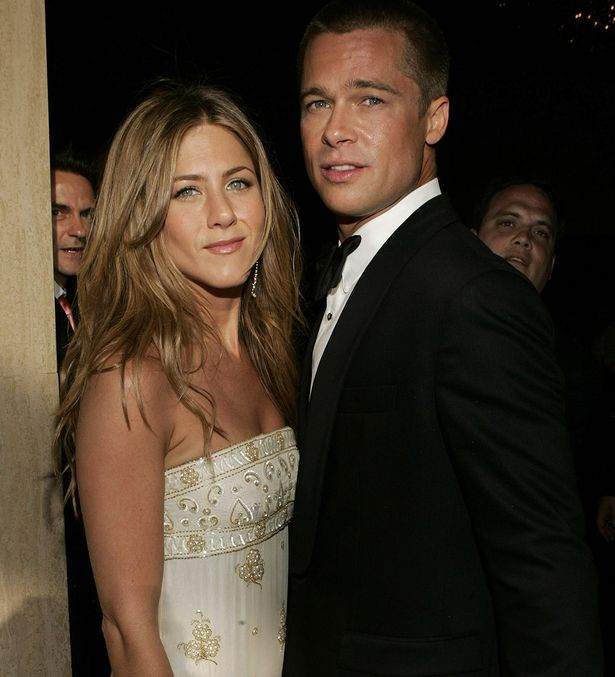
#> input picture Face_Recognition_Python/faceScrub/test_data/Brad-Pitt-and-Jennifer-Aniston.jpg, 615 x 677 px; its folder holds only this picture in this run
$ jupyter execute --allow-errors face_recognition.ipynb
#> lines starting #> are read from the running program, lines starting #| are printed output that depends on the picture; after the words box and inside, x2 and y2 are one past the last pixel; in counts of white or black regions, pixels touching at a corner belong together
[cell 1]
import os
import cv2
import matplotlib.pyplot as plt
import numpy as np

[cell 2]
face_cascade = cv2.CascadeClassifier('opencv-files/haarcascade_frontalface_alt.xml')

[cell 3]
def detect_face(img):

    gray = cv2.cvtColor(img, cv2.COLOR_BGR2GRAY)
    gray = cv2.equalizeHist(gray)
    faces = (face_cascade.detectMultiScale(gray,
        scaleFactor=1.05,
        minNeighbors=5,
        minSize=(30, 30),
        flags = cv2.CASCADE_SCALE_IMAGE))
    print("Found {0} faces!".format(len(faces)))

#    for (x, y, w, h) in faces:
 #       cv2.rectangle(img, (x, y), (x+w, y+h), (0, 255, 0), 2)
  #  return gray[y:y+w, x:x+h],faces[0]
    return faces

[cell 4]
import urllib.request
import numpy as np
import cv2
import urllib.parse
import os

def url_to_image1(url):
    # url = 'http://movies.dosthana.com/sites/default/files/image-gallery/Aaron-Eckhart-Image.jpg'
    user_agent = 'Mozilla/5.0 (Windows NT 6.1; Win64; x64) (X11; Linux x86_64) AppleWebKit/537.11 (KHTML, like Gecko) Chrome/23.0.1271.64'
    #'Mozilla/5.0 (X11; Linux x86_64) AppleWebKit/537.11 (KHTML, like Gecko) Chrome/23.0.1271.64 Safari/537.11','Accept': 'text/html,application/xhtml+xml,application/xml;q=0.9,*/*;q=0.8','Referer': 'https://cssspritegenerator.com','Accept-Charset': 'ISO-8859-1,utf-8;q=0.7,*;q=0.3','Accept-Encoding': 'none','Accept-Language': 'en-US,en;q=0.8','Connection': 'keep-alive'
    headers = {'User-Agent': user_agent}
    req = urllib.request.Request(url,None, headers)
    with urllib.request.urlopen(req) as response:
        image = np.asarray(bytearray(response.read()), dtype="uint8")
        image = cv2.imdecode(image, cv2.IMREAD_COLOR)
    return image

[cell 5]
def prepare_training_data(data_folder_path):
#> called with data_folder_path = 'faceScrub'
    faces = []
    labels = []

    url_path_train_data = os.path.join("faceScrub", "train_data.txt")
    train_data = open(url_path_train_data, "r")
#> (reads Face_Recognition_Python/faceScrub/train_data.txt from the repository)
#> in process_test_data, test_img is the input picture: shape (677, 615, 3); mean B, G, R 38.5, 52, 64
    train_data.readline()

    for line in train_data:
        values = line.split("\t")
        try:
            print(values[3])
            image = url_to_image1(values[3])
            gray = cv2.cvtColor(image, cv2.COLOR_BGR2GRAY)
            cv2.imshow("Image", image)
            cv2.waitKey(100)
            faceDetected = detect_face(image)
            if faceDetected is not None and len(faceDetected) ==1:
                for (x, y, w, h) in faceDetected:
                    faces.append(gray[y:y+w, x:x+h])
                    labels.append(int(values[6].replace("\n", "")))
        except:
            pass


    cv2.destroyAllWindows()
    cv2.waitKey(1)
    cv2.destroyAllWindows()
    return faces, labels

[cell 6]
print("Preparing data...")
#> (the rest of this cell did not finish here and is left out)

[cell 7]
face_recognizer = cv2.face.LBPHFaceRecognizer_create()
#> (the rest of this cell did not finish here and is left out)

[cell 8]
def predict(test_img, image_name):
#> called with image_name = 'Brad-Pitt-and-Jennifer-Aniston.jpg'
    gray = cv2.cvtColor(test_img, cv2.COLOR_BGR2GRAY)
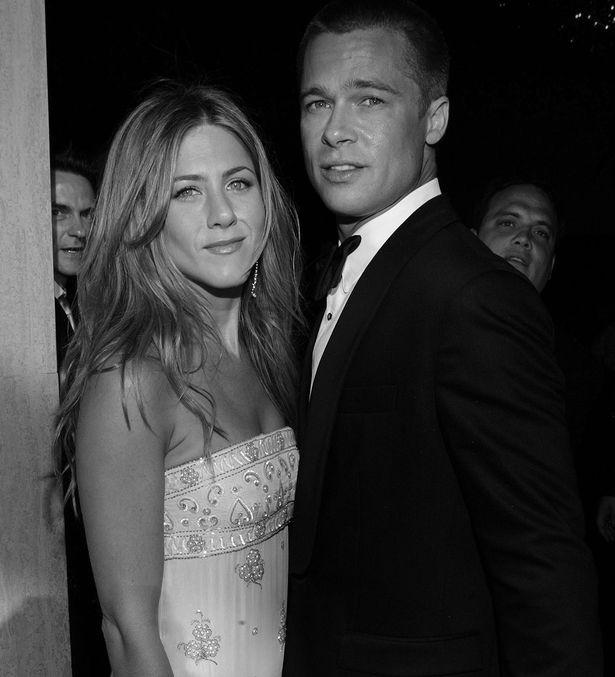
#> gray: shape (677, 615); min 0, max 255, mean 54.1
    #make a copy of the image as we don't want to change original image
    img = test_img.copy()
    #detect face from the image
    faceDetected = detect_face(img)
#> in detect_face, `gray = cv2.equalizeHist(gray)`:
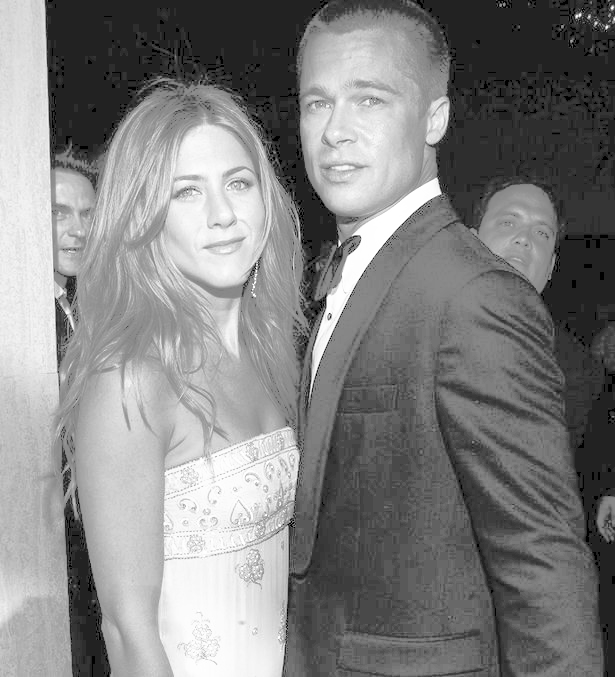
#> gray: shape (677, 615); min 0, max 255, mean 130.1
#> in detect_face, `faces = (face_cascade.detectMultiScale(gray, scaleFactor=1.05, minNeig..`: faces = [[38, 184, 75, 75], [272, 45, 146, 146], [149, 136, 132, 132]]
#| Found 3 faces!
#> faceDetected has the same summary as faces in detect_face
    #predict the image using our face recognizer
    i=0
    #draw a rectangle around face detected
    for (x, y, w, h) in faceDetected:
        cv2.rectangle(img, (x, y), (x+w, y+h), (0, 255, 0), 2)
        label = 0
        label= face_recognizer.predict(gray[y:y+w, x:x+h])
        #get name of respective label returned by face recognizer
        label_text = subjects[int(label[0])]
         #draw name of predicted person
        draw_text(img, label_text, faceDetected[i][0], faceDetected[i][1]-5)

        #save image to respective folder
        classified_path = os.path.join("classified_images",label_text)
        os.makedirs(classified_path, exist_ok = True)
        classified_path =os.path.join(classified_path , image_name)
        cv2.imwrite(classified_path,test_img)
        i=i+1
#> this loop made 1 pass
#> (x, y, w, h, label) on pass 1: (38, 184, 75, 75, 0)
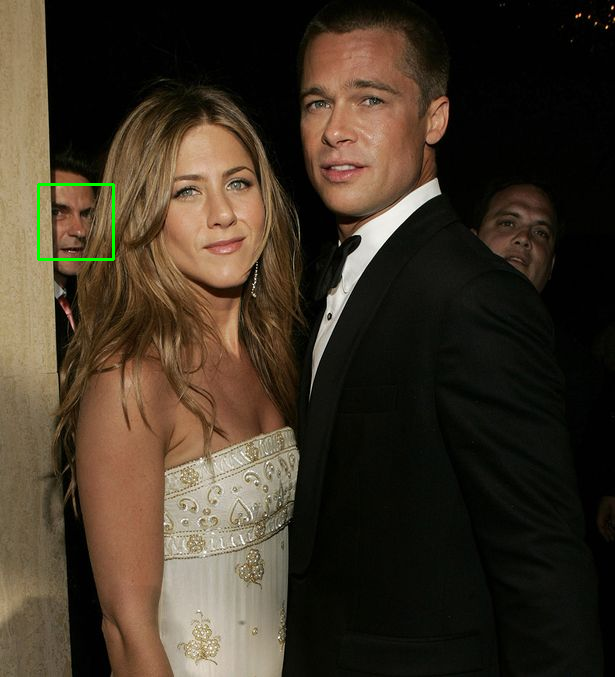
#> img: shape (677, 615, 3); 0.22% of pixels changed, all inside (x1, y1, x2, y2) = (37, 183, 115, 261)
#> after the loop, i = 0


    return img

[cell 9]
def process_test_data(path, image_name):
    test_img = cv2.imread(os.path.join(path, image_name))
    predicted_image = predict(test_img, image_name)
    cv2.imshow(image_name, predicted_image)
    return predicted_image
